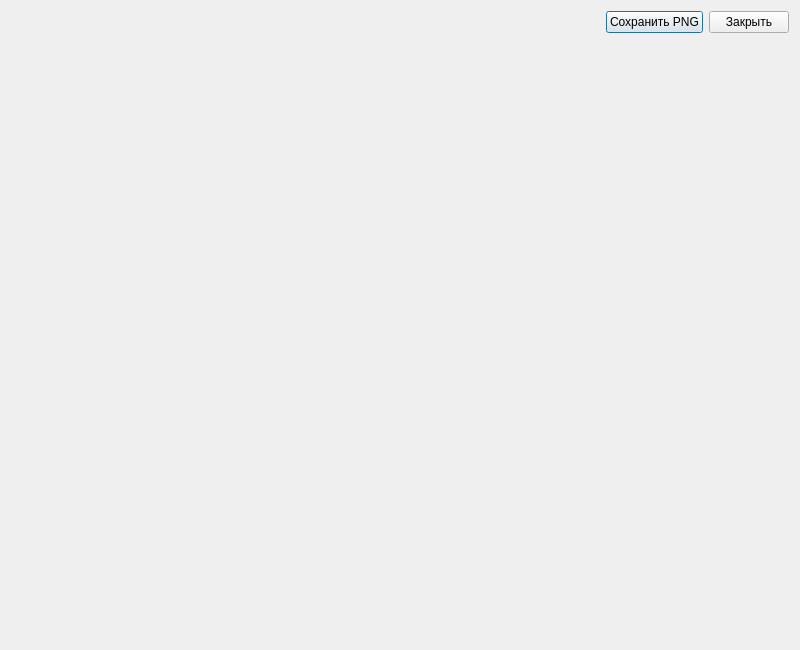
<?xml version="1.0" encoding="UTF-8"?>
<ui version="4.0">
 <class>PlotWindow</class>
 <widget class="QDialog" name="PlotWindow">
  <property name="geometry">
   <rect>
    <x>0</x>
    <y>0</y>
    <width>800</width>
    <height>650</height>
   </rect>
  </property>
  <property name="windowTitle">
   <string>Графическая интерпретация</string>
  </property>
  <layout class="QVBoxLayout" name="verticalLayout">
   <item>
    <layout class="QHBoxLayout" name="controlsLayout">
     <item>
      <spacer name="horizontalSpacer">
       <property name="orientation">
        <enum>Qt::Horizontal</enum>
       </property>
       <property name="sizeHint" stdset="0">
        <size>
         <width>40</width>
         <height>20</height>
        </size>
       </property>
      </spacer>
     </item>
     <item>
      <widget class="QPushButton" name="btnSavePng">
       <property name="text">
        <string>Сохранить PNG</string>
       </property>
      </widget>
     </item>
     <item>
      <widget class="QPushButton" name="btnClose">
       <property name="text">
        <string>Закрыть</string>
       </property>
      </widget>
     </item>
    </layout>
   </item>
   <item>
    <widget class="QWidget" name="plotContainer" native="true">
     <property name="sizePolicy">
      <sizepolicy hsizetype="Expanding" vsizetype="Expanding">
       <horstretch>0</horstretch>
       <verstretch>0</verstretch>
      </sizepolicy>
     </property>
    </widget>
   </item>
  </layout>
 </widget>
 <resources/>
 <connections/>
</ui>
